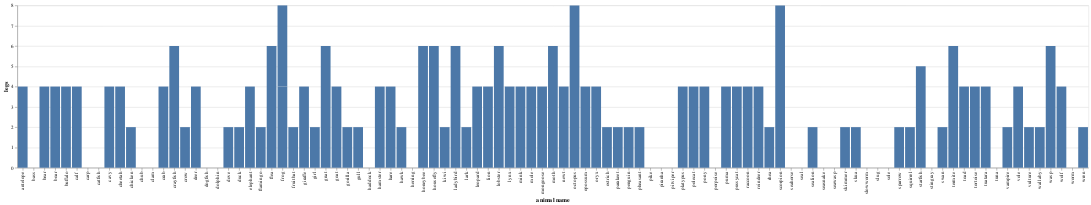

The cell this chart's notebook holds for it:
### Code cell
plot02

### Figure 1 — Vega-Lite specification as saved in the notebook (floating-point values rounded to 4 significant figures)
{"config": {"view": {"continuousWidth": 400, "continuousHeight": 300}}, "data": {"name": "data-36bba0743824d22ff0b0058f7689d6ff"}, "mark": "bar", "encoding": {"x": {"type": "nominal", "field": "animal name"}, "y": {"type": "quantitative", "field": "legs"}}, "$schema": "https://vega.github.io/schema/vega-lite/v4.8.1.json", "datasets": {"data-36bba0743824d22ff0b0058f7689d6ff": [{"animal name": "antelope", "hair": 1, "feathers": 0, "eggs": 0, "milk": 1, "airborne": 0, "aquatic": 0, "predator": 0, "toothed": 1, "backbone": 1, "breathes": 1, "venomous": 0, "fins": 0, "legs": 4, "tail": 1, "domestic": 0, "catsize": 1, "type": 1}, {"animal name": "bass", "hair": 0, "feathers": 0, "eggs": 1, "milk": 0, "airborne": 0, "aquatic": 1, "predator": 1, "toothed": 1, "backbone": 1, "breathes": 0, "venomous": 0, "fins": 1, "legs": 0, "tail": 1, "domestic": 0, "catsize": 0, "type": 4}, {"animal name": "bear", "hair": 1, "feathers": 0, "eggs": 0, "milk": 1, "airborne": 0, "aquatic": 0, "predator": 1, "toothed": 1, "backbone": 1, "breathes": 1, "venomous": 0, "fins": 0, "legs": 4, "tail": 0, "domestic": 0, "catsize": 1, "type": 1}, {"animal name": "boar", "hair": 1, "feathers": 0, "eggs": 0, "milk": 1, "airborne": 0, "aquatic": 0, "predator": 1, "toothed": 1, "backbone": 1, "breathes": 1, "venomous": 0, "fins": 0, "legs": 4, "tail": 1, "domestic": 0, "catsize": 1, "type": 1}, {"animal name": "buffalo", "hair": 1, "feathers": 0, "eggs": 0, "milk": 1, "airborne": 0, "aquatic": 0, "predator": 0, "toothed": 1, "backbone": 1, "breathes": 1, "venomous": 0, "fins": 0, "legs": 4, "tail": 1, "domestic": 0, "catsize": 1, "type": 1}, {"animal name": "calf", "hair": 1, "feathers": 0, "eggs": 0, "milk": 1, "airborne": 0, "aquatic": 0, "predator": 0, "toothed": 1, "backbone": 1, "breathes": 1, "venomous": 0, "fins": 0, "legs": 4, "tail": 1, "domestic": 1, "catsize": 1, "type": 1}, {"animal name": "carp", "hair": 0, "feathers": 0, "eggs": 1, "milk": 0, "airborne": 0, "aquatic": 1, "predator": 0, "toothed": 1, "backbone": 1, "breathes": 0, "venomous": 0, "fins": 1, "legs": 0, "tail": 1, "domestic": 1, "catsize": 0, "type": 4}, {"animal name": "catfish", "hair": 0, "feathers": 0, "eggs": 1, "milk": 0, "airborne": 0, "aquatic": 1, "predator": 1, "toothed": 1, "backbone": 1, "breathes": 0, "venomous": 0, "fins": 1, "legs": 0, "tail": 1, "domestic": 0, "catsize": 0, "type": 4}, {"animal name": "cavy", "hair": 1, "feathers": 0, "eggs": 0, "milk": 1, "airborne": 0, "aquatic": 0, "predator": 0, "toothed": 1, "backbone": 1, "breathes": 1, "venomous": 0, "fins": 0, "legs": 4, "tail": 0, "domestic": 1, "catsize": 0, "type": 1}, {"animal name": "cheetah", "hair": 1, "feathers": 0, "eggs": 0, "milk": 1, "airborne": 0, "aquatic": 0, "predator": 1, "toothed": 1, "backbone": 1, "breathes": 1, "venomous": 0, "fins": 0, "legs": 4, "tail": 1, "domestic": 0, "catsize": 1, "type": 1}, {"animal name": "chicken", "hair": 0, "feathers": 1, "eggs": 1, "milk": 0, "airborne": 1, "aquatic": 0, "predator": 0, "toothed": 0, "backbone": 1, "breathes": 1, "venomous": 0, "fins": 0, "legs": 2, "tail": 1, "domestic": 1, "catsize": 0, "type": 2}, {"animal name": "chub", "hair": 0, "feathers": 0, "eggs": 1, "milk": 0, "airborne": 0, "aquatic": 1, "predator": 1, "toothed": 1, "backbone": 1, "breathes": 0, "venomous": 0, "fins": 1, "legs": 0, "tail": 1, "domestic": 0, "catsize": 0, "type": 4}, {"animal name": "clam", "hair": 0, "feathers": 0, "eggs": 1, "milk": 0, "airborne": 0, "aquatic": 0, "predator": 1, "toothed": 0, "backbone": 0, "breathes": 0, "venomous": 0, "fins": 0, "legs": 0, "tail": 0, "domestic": 0, "catsize": 0, "type": 7}, {"animal name": "crab", "hair": 0, "feathers": 0, "eggs": 1, "milk": 0, "airborne": 0, "aquatic": 1, "predator": 1, "toothed": 0, "backbone": 0, "breathes": 0, "venomous": 0, "fins": 0, "legs": 4, "tail": 0, "domestic": 0, "catsize": 0, "type": 7}, {"animal name": "crayfish", "hair": 0, "feathers": 0, "eggs": 1, "milk": 0, "airborne": 0, "aquatic": 1, "predator": 1, "toothed": 0, "backbone": 0, "breathes": 0, "venomous": 0, "fins": 0, "legs": 6, "tail": 0, "domestic": 0, "catsize": 0, "type": 7}, {"animal name": "crow", "hair": 0, "feathers": 1, "eggs": 1, "milk": 0, "airborne": 1, "aquatic": 0, "predator": 1, "toothed": 0, "backbone": 1, "breathes": 1, "venomous": 0, "fins": 0, "legs": 2, "tail": 1, "domestic": 0, "catsize": 0, "type": 2}, {"animal name": "deer", "hair": 1, "feathers": 0, "eggs": 0, "milk": 1, "airborne": 0, "aquatic": 0, "predator": 0, "toothed": 1, "backbone": 1, "breathes": 1, "venomous": 0, "fins": 0, "legs": 4, "tail": 1, "domestic": 0, "catsize": 1, "type": 1}, {"animal name": "dogfish", "hair": 0, "feathers": 0, "eggs": 1, "milk": 0, "airborne": 0, "aquatic": 1, "predator": 1, "toothed": 1, "backbone": 1, "breathes": 0, "venomous": 0, "fins": 1, "legs": 0, "tail": 1, "domestic": 0, "catsize": 1, "type": 4}, {"animal name": "dolphin", "hair": 0, "feathers": 0, "eggs": 0, "milk": 1, "airborne": 0, "aquatic": 1, "predator": 1, "toothed": 1, "backbone": 1, "breathes": 1, "venomous": 0, "fins": 1, "legs": 0, "tail": 1, "domestic": 0, "catsize": 1, "type": 1}, {"animal name": "dove", "hair": 0, "feathers": 1, "eggs": 1, "milk": 0, "airborne": 1, "aquatic": 0, "predator": 0, "toothed": 0, "backbone": 1, "breathes": 1, "venomous": 0, "fins": 0, "legs": 2, "tail": 1, "domestic": 1, "catsize": 0, "type": 2}, {"animal name": "duck", "hair": 0, "feathers": 1, "eggs": 1, "milk": 0, "airborne": 1, "aquatic": 1, "predator": 0, "toothed": 0, "backbone": 1, "breathes": 1, "venomous": 0, "fins": 0, "legs": 2, "tail": 1, "domestic": 0, "catsize": 0, "type": 2}, {"animal name": "elephant", "hair": 1, "feathers": 0, "eggs": 0, "milk": 1, "airborne": 0, "aquatic": 0, "predator": 0, "toothed": 1, "backbone": 1, "breathes": 1, "venomous": 0, "fins": 0, "legs": 4, "tail": 1, "domestic": 0, "catsize": 1, "type": 1}, {"animal name": "flamingo", "hair": 0, "feathers": 1, "eggs": 1, "milk": 0, "airborne": 1, "aquatic": 0, "predator": 0, "toothed": 0, "backbone": 1, "breathes": 1, "venomous": 0, "fins": 0, "legs": 2, "tail": 1, "domestic": 0, "catsize": 1, "type": 2}, {"animal name": "flea", "hair": 0, "feathers": 0, "eggs": 1, "milk": 0, "airborne": 0, "aquatic": 0, "predator": 0, "toothed": 0, "backbone": 0, "breathes": 1, "venomous": 0, "fins": 0, "legs": 6, "tail": 0, "domestic": 0, "catsize": 0, "type": 6}, {"animal name": "frog", "hair": 0, "feathers": 0, "eggs": 1, "milk": 0, "airborne": 0, "aquatic": 1, "predator": 1, "toothed": 1, "backbone": 1, "breathes": 1, "venomous": 0, "fins": 0, "legs": 4, "tail": 0, "domestic": 0, "catsize": 0, "type": 5}, {"animal name": "frog", "hair": 0, "feathers": 0, "eggs": 1, "milk": 0, "airborne": 0, "aquatic": 1, "predator": 1, "toothed": 1, "backbone": 1, "breathes": 1, "venomous": 1, "fins": 0, "legs": 4, "tail": 0, "domestic": 0, "catsize": 0, "type": 5}, {"animal name": "fruitbat", "hair": 1, "feathers": 0, "eggs": 0, "milk": 1, "airborne": 1, "aquatic": 0, "predator": 0, "toothed": 1, "backbone": 1, "breathes": 1, "venomous": 0, "fins": 0, "legs": 2, "tail": 1, "domestic": 0, "catsize": 0, "type": 1}, {"animal name": "giraffe", "hair": 1, "feathers": 0, "eggs": 0, "milk": 1, "airborne": 0, "aquatic": 0, "predator": 0, "toothed": 1, "backbone": 1, "breathes": 1, "venomous": 0, "fins": 0, "legs": 4, "tail": 1, "domestic": 0, "catsize": 1, "type": 1}, {"animal name": "girl", "hair": 1, "feathers": 0, "eggs": 0, "milk": 1, "airborne": 0, "aquatic": 0, "predator": 1, "toothed": 1, "backbone": 1, "breathes": 1, "venomous": 0, "fins": 0, "legs": 2, "tail": 0, "domestic": 1, "catsize": 1, "type": 1}, {"animal name": "gnat", "hair": 0, "feathers": 0, "eggs": 1, "milk": 0, "airborne": 1, "aquatic": 0, "predator": 0, "toothed": 0, "backbone": 0, "breathes": 1, "venomous": 0, "fins": 0, "legs": 6, "tail": 0, "domestic": 0, "catsize": 0, "type": 6}, {"animal name": "goat", "hair": 1, "feathers": 0, "eggs": 0, "milk": 1, "airborne": 0, "aquatic": 0, "predator": 0, "toothed": 1, "backbone": 1, "breathes": 1, "venomous": 0, "fins": 0, "legs": 4, "tail": 1, "domestic": 1, "catsize": 1, "type": 1}, {"animal name": "gorilla", "hair": 1, "feathers": 0, "eggs": 0, "milk": 1, "airborne": 0, "aquatic": 0, "predator": 0, "toothed": 1, "backbone": 1, "breathes": 1, "venomous": 0, "fins": 0, "legs": 2, "tail": 0, "domestic": 0, "catsize": 1, "type": 1}, {"animal name": "gull", "hair": 0, "feathers": 1, "eggs": 1, "milk": 0, "airborne": 1, "aquatic": 1, "predator": 1, "toothed": 0, "backbone": 1, "breathes": 1, "venomous": 0, "fins": 0, "legs": 2, "tail": 1, "domestic": 0, "catsize": 0, "type": 2}, {"animal name": "haddock", "hair": 0, "feathers": 0, "eggs": 1, "milk": 0, "airborne": 0, "aquatic": 1, "predator": 0, "toothed": 1, "backbone": 1, "breathes": 0, "venomous": 0, "fins": 1, "legs": 0, "tail": 1, "domestic": 0, "catsize": 0, "type": 4}, {"animal name": "hamster", "hair": 1, "feathers": 0, "eggs": 0, "milk": 1, "airborne": 0, "aquatic": 0, "predator": 0, "toothed": 1, "backbone": 1, "breathes": 1, "venomous": 0, "fins": 0, "legs": 4, "tail": 1, "domestic": 1, "catsize": 0, "type": 1}, {"animal name": "hare", "hair": 1, "feathers": 0, "eggs": 0, "milk": 1, "airborne": 0, "aquatic": 0, "predator": 0, "toothed": 1, "backbone": 1, "breathes": 1, "venomous": 0, "fins": 0, "legs": 4, "tail": 1, "domestic": 0, "catsize": 0, "type": 1}, {"animal name": "hawk", "hair": 0, "feathers": 1, "eggs": 1, "milk": 0, "airborne": 1, "aquatic": 0, "predator": 1, "toothed": 0, "backbone": 1, "breathes": 1, "venomous": 0, "fins": 0, "legs": 2, "tail": 1, "domestic": 0, "catsize": 0, "type": 2}, {"animal name": "herring", "hair": 0, "feathers": 0, "eggs": 1, "milk": 0, "airborne": 0, "aquatic": 1, "predator": 1, "toothed": 1, "backbone": 1, "breathes": 0, "venomous": 0, "fins": 1, "legs": 0, "tail": 1, "domestic": 0, "catsize": 0, "type": 4}, {"animal name": "honeybee", "hair": 1, "feathers": 0, "eggs": 1, "milk": 0, "airborne": 1, "aquatic": 0, "predator": 0, "toothed": 0, "backbone": 0, "breathes": 1, "venomous": 1, "fins": 0, "legs": 6, "tail": 0, "domestic": 1, "catsize": 0, "type": 6}, {"animal name": "housefly", "hair": 1, "feathers": 0, "eggs": 1, "milk": 0, "airborne": 1, "aquatic": 0, "predator": 0, "toothed": 0, "backbone": 0, "breathes": 1, "venomous": 0, "fins": 0, "legs": 6, "tail": 0, "domestic": 0, "catsize": 0, "type": 6}, {"animal name": "kiwi", "hair": 0, "feathers": 1, "eggs": 1, "milk": 0, "airborne": 0, "aquatic": 0, "predator": 1, "toothed": 0, "backbone": 1, "breathes": 1, "venomous": 0, "fins": 0, "legs": 2, "tail": 1, "domestic": 0, "catsize": 0, "type": 2}, {"animal name": "ladybird", "hair": 0, "feathers": 0, "eggs": 1, "milk": 0, "airborne": 1, "aquatic": 0, "predator": 1, "toothed": 0, "backbone": 0, "breathes": 1, "venomous": 0, "fins": 0, "legs": 6, "tail": 0, "domestic": 0, "catsize": 0, "type": 6}, {"animal name": "lark", "hair": 0, "feathers": 1, "eggs": 1, "milk": 0, "airborne": 1, "aquatic": 0, "predator": 0, "toothed": 0, "backbone": 1, "breathes": 1, "venomous": 0, "fins": 0, "legs": 2, "tail": 1, "domestic": 0, "catsize": 0, "type": 2}, {"animal name": "leopard", "hair": 1, "feathers": 0, "eggs": 0, "milk": 1, "airborne": 0, "aquatic": 0, "predator": 1, "toothed": 1, "backbone": 1, "breathes": 1, "venomous": 0, "fins": 0, "legs": 4, "tail": 1, "domestic": 0, "catsize": 1, "type": 1}, {"animal name": "lion", "hair": 1, "feathers": 0, "eggs": 0, "milk": 1, "airborne": 0, "aquatic": 0, "predator": 1, "toothed": 1, "backbone": 1, "breathes": 1, "venomous": 0, "fins": 0, "legs": 4, "tail": 1, "domestic": 0, "catsize": 1, "type": 1}, {"animal name": "lobster", "hair": 0, "feathers": 0, "eggs": 1, "milk": 0, "airborne": 0, "aquatic": 1, "predator": 1, "toothed": 0, "backbone": 0, "breathes": 0, "venomous": 0, "fins": 0, "legs": 6, "tail": 0, "domestic": 0, "catsize": 0, "type": 7}, {"animal name": "lynx", "hair": 1, "feathers": 0, "eggs": 0, "milk": 1, "airborne": 0, "aquatic": 0, "predator": 1, "toothed": 1, "backbone": 1, "breathes": 1, "venomous": 0, "fins": 0, "legs": 4, "tail": 1, "domestic": 0, "catsize": 1, "type": 1}, {"animal name": "mink", "hair": 1, "feathers": 0, "eggs": 0, "milk": 1, "airborne": 0, "aquatic": 1, "predator": 1, "toothed": 1, "backbone": 1, "breathes": 1, "venomous": 0, "fins": 0, "legs": 4, "tail": 1, "domestic": 0, "catsize": 1, "type": 1}, {"animal name": "mole", "hair": 1, "feathers": 0, "eggs": 0, "milk": 1, "airborne": 0, "aquatic": 0, "predator": 1, "toothed": 1, "backbone": 1, "breathes": 1, "venomous": 0, "fins": 0, "legs": 4, "tail": 1, "domestic": 0, "catsize": 0, "type": 1}, {"animal name": "mongoose", "hair": 1, "feathers": 0, "eggs": 0, "milk": 1, "airborne": 0, "aquatic": 0, "predator": 1, "toothed": 1, "backbone": 1, "breathes": 1, "venomous": 0, "fins": 0, "legs": 4, "tail": 1, "domestic": 0, "catsize": 1, "type": 1}, {"animal name": "moth", "hair": 1, "feathers": 0, "eggs": 1, "milk": 0, "airborne": 1, "aquatic": 0, "predator": 0, "toothed": 0, "backbone": 0, "breathes": 1, "venomous": 0, "fins": 0, "legs": 6, "tail": 0, "domestic": 0, "catsize": 0, "type": 6}, {"animal name": "newt", "hair": 0, "feathers": 0, "eggs": 1, "milk": 0, "airborne": 0, "aquatic": 1, "predator": 1, "toothed": 1, "backbone": 1, "breathes": 1, "venomous": 0, "fins": 0, "legs": 4, "tail": 1, "domestic": 0, "catsize": 0, "type": 5}, {"animal name": "octopus", "hair": 0, "feathers": 0, "eggs": 1, "milk": 0, "airborne": 0, "aquatic": 1, "predator": 1, "toothed": 0, "backbone": 0, "breathes": 0, "venomous": 0, "fins": 0, "legs": 8, "tail": 0, "domestic": 0, "catsize": 1, "type": 7}, {"animal name": "opossum", "hair": 1, "feathers": 0, "eggs": 0, "milk": 1, "airborne": 0, "aquatic": 0, "predator": 1, "toothed": 1, "backbone": 1, "breathes": 1, "venomous": 0, "fins": 0, "legs": 4, "tail": 1, "domestic": 0, "catsize": 0, "type": 1}, {"animal name": "oryx", "hair": 1, "feathers": 0, "eggs": 0, "milk": 1, "airborne": 0, "aquatic": 0, "predator": 0, "toothed": 1, "backbone": 1, "breathes": 1, "venomous": 0, "fins": 0, "legs": 4, "tail": 1, "domestic": 0, "catsize": 1, "type": 1}, {"animal name": "ostrich", "hair": 0, "feathers": 1, "eggs": 1, "milk": 0, "airborne": 0, "aquatic": 0, "predator": 0, "toothed": 0, "backbone": 1, "breathes": 1, "venomous": 0, "fins": 0, "legs": 2, "tail": 1, "domestic": 0, "catsize": 1, "type": 2}, {"animal name": "parakeet", "hair": 0, "feathers": 1, "eggs": 1, "milk": 0, "airborne": 1, "aquatic": 0, "predator": 0, "toothed": 0, "backbone": 1, "breathes": 1, "venomous": 0, "fins": 0, "legs": 2, "tail": 1, "domestic": 1, "catsize": 0, "type": 2}, {"animal name": "penguin", "hair": 0, "feathers": 1, "eggs": 1, "milk": 0, "airborne": 0, "aquatic": 1, "predator": 1, "toothed": 0, "backbone": 1, "breathes": 1, "venomous": 0, "fins": 0, "legs": 2, "tail": 1, "domestic": 0, "catsize": 1, "type": 2}, {"animal name": "pheasant", "hair": 0, "feathers": 1, "eggs": 1, "milk": 0, "airborne": 1, "aquatic": 0, "predator": 0, "toothed": 0, "backbone": 1, "breathes": 1, "venomous": 0, "fins": 0, "legs": 2, "tail": 1, "domestic": 0, "catsize": 0, "type": 2}, {"animal name": "pike", "hair": 0, "feathers": 0, "eggs": 1, "milk": 0, "airborne": 0, "aquatic": 1, "predator": 1, "toothed": 1, "backbone": 1, "breathes": 0, "venomous": 0, "fins": 1, "legs": 0, "tail": 1, "domestic": 0, "catsize": 1, "type": 4}, {"animal name": "piranha", "hair": 0, "feathers": 0, "eggs": 1, "milk": 0, "airborne": 0, "aquatic": 1, "predator": 1, "toothed": 1, "backbone": 1, "breathes": 0, "venomous": 0, "fins": 1, "legs": 0, "tail": 1, "domestic": 0, "catsize": 0, "type": 4}, {"animal name": "pitviper", "hair": 0, "feathers": 0, "eggs": 1, "milk": 0, "airborne": 0, "aquatic": 0, "predator": 1, "toothed": 1, "backbone": 1, "breathes": 1, "venomous": 1, "fins": 0, "legs": 0, "tail": 1, "domestic": 0, "catsize": 0, "type": 3}, {"animal name": "platypus", "hair": 1, "feathers": 0, "eggs": 1, "milk": 1, "airborne": 0, "aquatic": 1, "predator": 1, "toothed": 0, "backbone": 1, "breathes": 1, "venomous": 0, "fins": 0, "legs": 4, "tail": 1, "domestic": 0, "catsize": 1, "type": 1}, {"animal name": "polecat", "hair": 1, "feathers": 0, "eggs": 0, "milk": 1, "airborne": 0, "aquatic": 0, "predator": 1, "toothed": 1, "backbone": 1, "breathes": 1, "venomous": 0, "fins": 0, "legs": 4, "tail": 1, "domestic": 0, "catsize": 1, "type": 1}, {"animal name": "pony", "hair": 1, "feathers": 0, "eggs": 0, "milk": 1, "airborne": 0, "aquatic": 0, "predator": 0, "toothed": 1, "backbone": 1, "breathes": 1, "venomous": 0, "fins": 0, "legs": 4, "tail": 1, "domestic": 1, "catsize": 1, "type": 1}, {"animal name": "porpoise", "hair": 0, "feathers": 0, "eggs": 0, "milk": 1, "airborne": 0, "aquatic": 1, "predator": 1, "toothed": 1, "backbone": 1, "breathes": 1, "venomous": 0, "fins": 1, "legs": 0, "tail": 1, "domestic": 0, "catsize": 1, "type": 1}, {"animal name": "puma", "hair": 1, "feathers": 0, "eggs": 0, "milk": 1, "airborne": 0, "aquatic": 0, "predator": 1, "toothed": 1, "backbone": 1, "breathes": 1, "venomous": 0, "fins": 0, "legs": 4, "tail": 1, "domestic": 0, "catsize": 1, "type": 1}, {"animal name": "pussycat", "hair": 1, "feathers": 0, "eggs": 0, "milk": 1, "airborne": 0, "aquatic": 0, "predator": 1, "toothed": 1, "backbone": 1, "breathes": 1, "venomous": 0, "fins": 0, "legs": 4, "tail": 1, "domestic": 1, "catsize": 1, "type": 1}, {"animal name": "raccoon", "hair": 1, "feathers": 0, "eggs": 0, "milk": 1, "airborne": 0, "aquatic": 0, "predator": 1, "toothed": 1, "backbone": 1, "breathes": 1, "venomous": 0, "fins": 0, "legs": 4, "tail": 1, "domestic": 0, "catsize": 1, "type": 1}, {"animal name": "reindeer", "hair": 1, "feathers": 0, "eggs": 0, "milk": 1, "airborne": 0, "aquatic": 0, "predator": 0, "toothed": 1, "backbone": 1, "breathes": 1, "venomous": 0, "fins": 0, "legs": 4, "tail": 1, "domestic": 1, "catsize": 1, "type": 1}, {"animal name": "rhea", "hair": 0, "feathers": 1, "eggs": 1, "milk": 0, "airborne": 0, "aquatic": 0, "predator": 1, "toothed": 0, "backbone": 1, "breathes": 1, "venomous": 0, "fins": 0, "legs": 2, "tail": 1, "domestic": 0, "catsize": 1, "type": 2}, {"animal name": "scorpion", "hair": 0, "feathers": 0, "eggs": 0, "milk": 0, "airborne": 0, "aquatic": 0, "predator": 1, "toothed": 0, "backbone": 0, "breathes": 1, "venomous": 1, "fins": 0, "legs": 8, "tail": 1, "domestic": 0, "catsize": 0, "type": 7}, {"animal name": "seahorse", "hair": 0, "feathers": 0, "eggs": 1, "milk": 0, "airborne": 0, "aquatic": 1, "predator": 0, "toothed": 1, "backbone": 1, "breathes": 0, "venomous": 0, "fins": 1, "legs": 0, "tail": 1, "domestic": 0, "catsize": 0, "type": 4}, {"animal name": "seal", "hair": 1, "feathers": 0, "eggs": 0, "milk": 1, "airborne": 0, "aquatic": 1, "predator": 1, "toothed": 1, "backbone": 1, "breathes": 1, "venomous": 0, "fins": 1, "legs": 0, "tail": 0, "domestic": 0, "catsize": 1, "type": 1}, {"animal name": "sealion", "hair": 1, "feathers": 0, "eggs": 0, "milk": 1, "airborne": 0, "aquatic": 1, "predator": 1, "toothed": 1, "backbone": 1, "breathes": 1, "venomous": 0, "fins": 1, "legs": 2, "tail": 1, "domestic": 0, "catsize": 1, "type": 1}, {"animal name": "seasnake", "hair": 0, "feathers": 0, "eggs": 0, "milk": 0, "airborne": 0, "aquatic": 1, "predator": 1, "toothed": 1, "backbone": 1, "breathes": 0, "venomous": 1, "fins": 0, "legs": 0, "tail": 1, "domestic": 0, "catsize": 0, "type": 3}, {"animal name": "seawasp", "hair": 0, "feathers": 0, "eggs": 1, "milk": 0, "airborne": 0, "aquatic": 1, "predator": 1, "toothed": 0, "backbone": 0, "breathes": 0, "venomous": 1, "fins": 0, "legs": 0, "tail": 0, "domestic": 0, "catsize": 0, "type": 7}, {"animal name": "skimmer", "hair": 0, "feathers": 1, "eggs": 1, "milk": 0, "airborne": 1, "aquatic": 1, "predator": 1, "toothed": 0, "backbone": 1, "breathes": 1, "venomous": 0, "fins": 0, "legs": 2, "tail": 1, "domestic": 0, "catsize": 0, "type": 2}, {"animal name": "skua", "hair": 0, "feathers": 1, "eggs": 1, "milk": 0, "airborne": 1, "aquatic": 1, "predator": 1, "toothed": 0, "backbone": 1, "breathes": 1, "venomous": 0, "fins": 0, "legs": 2, "tail": 1, "domestic": 0, "catsize": 0, "type": 2}, {"animal name": "slowworm", "hair": 0, "feathers": 0, "eggs": 1, "milk": 0, "airborne": 0, "aquatic": 0, "predator": 1, "toothed": 1, "backbone": 1, "breathes": 1, "venomous": 0, "fins": 0, "legs": 0, "tail": 1, "domestic": 0, "catsize": 0, "type": 3}, {"animal name": "slug", "hair": 0, "feathers": 0, "eggs": 1, "milk": 0, "airborne": 0, "aquatic": 0, "predator": 0, "toothed": 0, "backbone": 0, "breathes": 1, "venomous": 0, "fins": 0, "legs": 0, "tail": 0, "domestic": 0, "catsize": 0, "type": 7}, {"animal name": "sole", "hair": 0, "feathers": 0, "eggs": 1, "milk": 0, "airborne": 0, "aquatic": 1, "predator": 0, "toothed": 1, "backbone": 1, "breathes": 0, "venomous": 0, "fins": 1, "legs": 0, "tail": 1, "domestic": 0, "catsize": 0, "type": 4}, {"animal name": "sparrow", "hair": 0, "feathers": 1, "eggs": 1, "milk": 0, "airborne": 1, "aquatic": 0, "predator": 0, "toothed": 0, "backbone": 1, "breathes": 1, "venomous": 0, "fins": 0, "legs": 2, "tail": 1, "domestic": 0, "catsize": 0, "type": 2}, {"animal name": "squirrel", "hair": 1, "feathers": 0, "eggs": 0, "milk": 1, "airborne": 0, "aquatic": 0, "predator": 0, "toothed": 1, "backbone": 1, "breathes": 1, "venomous": 0, "fins": 0, "legs": 2, "tail": 1, "domestic": 0, "catsize": 0, "type": 1}, {"animal name": "starfish", "hair": 0, "feathers": 0, "eggs": 1, "milk": 0, "airborne": 0, "aquatic": 1, "predator": 1, "toothed": 0, "backbone": 0, "breathes": 0, "venomous": 0, "fins": 0, "legs": 5, "tail": 0, "domestic": 0, "catsize": 0, "type": 7}, {"animal name": "stingray", "hair": 0, "feathers": 0, "eggs": 1, "milk": 0, "airborne": 0, "aquatic": 1, "predator": 1, "toothed": 1, "backbone": 1, "breathes": 0, "venomous": 1, "fins": 1, "legs": 0, "tail": 1, "domestic": 0, "catsize": 1, "type": 4}, {"animal name": "swan", "hair": 0, "feathers": 1, "eggs": 1, "milk": 0, "airborne": 1, "aquatic": 1, "predator": 0, "toothed": 0, "backbone": 1, "breathes": 1, "venomous": 0, "fins": 0, "legs": 2, "tail": 1, "domestic": 0, "catsize": 1, "type": 2}, {"animal name": "termite", "hair": 0, "feathers": 0, "eggs": 1, "milk": 0, "airborne": 0, "aquatic": 0, "predator": 0, "toothed": 0, "backbone": 0, "breathes": 1, "venomous": 0, "fins": 0, "legs": 6, "tail": 0, "domestic": 0, "catsize": 0, "type": 6}, {"animal name": "toad", "hair": 0, "feathers": 0, "eggs": 1, "milk": 0, "airborne": 0, "aquatic": 1, "predator": 0, "toothed": 1, "backbone": 1, "breathes": 1, "venomous": 0, "fins": 0, "legs": 4, "tail": 0, "domestic": 0, "catsize": 0, "type": 5}, {"animal name": "tortoise", "hair": 0, "feathers": 0, "eggs": 1, "milk": 0, "airborne": 0, "aquatic": 0, "predator": 0, "toothed": 0, "backbone": 1, "breathes": 1, "venomous": 0, "fins": 0, "legs": 4, "tail": 1, "domestic": 0, "catsize": 1, "type": 3}, {"animal name": "tuatara", "hair": 0, "feathers": 0, "eggs": 1, "milk": 0, "airborne": 0, "aquatic": 0, "predator": 1, "toothed": 1, "backbone": 1, "breathes": 1, "venomous": 0, "fins": 0, "legs": 4, "tail": 1, "domestic": 0, "catsize": 0, "type": 3}, {"animal name": "tuna", "hair": 0, "feathers": 0, "eggs": 1, "milk": 0, "airborne": 0, "aquatic": 1, "predator": 1, "toothed": 1, "backbone": 1, "breathes": 0, "venomous": 0, "fins": 1, "legs": 0, "tail": 1, "domestic": 0, "catsize": 1, "type": 4}, {"animal name": "vampire", "hair": 1, "feathers": 0, "eggs": 0, "milk": 1, "airborne": 1, "aquatic": 0, "predator": 0, "toothed": 1, "backbone": 1, "breathes": 1, "venomous": 0, "fins": 0, "legs": 2, "tail": 1, "domestic": 0, "catsize": 0, "type": 1}, {"animal name": "vole", "hair": 1, "feathers": 0, "eggs": 0, "milk": 1, "airborne": 0, "aquatic": 0, "predator": 0, "toothed": 1, "backbone": 1, "breathes": 1, "venomous": 0, "fins": 0, "legs": 4, "tail": 1, "domestic": 0, "catsize": 0, "type": 1}, {"animal name": "vulture", "hair": 0, "feathers": 1, "eggs": 1, "milk": 0, "airborne": 1, "aquatic": 0, "predator": 1, "toothed": 0, "backbone": 1, "breathes": 1, "venomous": 0, "fins": 0, "legs": 2, "tail": 1, "domestic": 0, "catsize": 1, "type": 2}, {"animal name": "wallaby", "hair": 1, "feathers": 0, "eggs": 0, "milk": 1, "airborne": 0, "aquatic": 0, "predator": 0, "toothed": 1, "backbone": 1, "breathes": 1, "venomous": 0, "fins": 0, "legs": 2, "tail": 1, "domestic": 0, "catsize": 1, "type": 1}, {"animal name": "wasp", "hair": 1, "feathers": 0, "eggs": 1, "milk": 0, "airborne": 1, "aquatic": 0, "predator": 0, "toothed": 0, "backbone": 0, "breathes": 1, "venomous": 1, "fins": 0, "legs": 6, "tail": 0, "domestic": 0, "catsize": 0, "type": 6}, {"animal name": "wolf", "hair": 1, "feathers": 0, "eggs": 0, "milk": 1, "airborne": 0, "aquatic": 0, "predator": 1, "toothed": 1, "backbone": 1, "breathes": 1, "venomous": 0, "fins": 0, "legs": 4, "tail": 1, "domestic": 0, "catsize": 1, "type": 1}, {"animal name": "worm", "hair": 0, "feathers": 0, "eggs": 1, "milk": 0, "airborne": 0, "aquatic": 0, "predator": 0, "toothed": 0, "backbone": 0, "breathes": 1, "venomous": 0, "fins": 0, "legs": 0, "tail": 0, "domestic": 0, "catsize": 0, "type": 7}, {"animal name": "wren", "hair": 0, "feathers": 1, "eggs": 1, "milk": 0, "airborne": 1, "aquatic": 0, "predator": 0, "toothed": 0, "backbone": 1, "breathes": 1, "venomous": 0, "fins": 0, "legs": 2, "tail": 1, "domestic": 0, "catsize": 0, "type": 2}]}}
